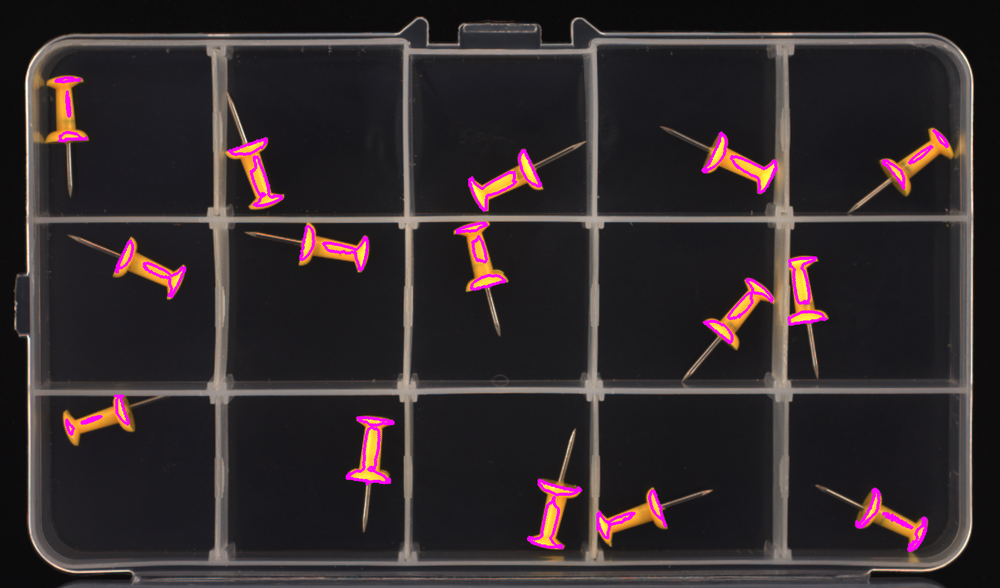
#> input picture test/imagens_pins/pushpins_good_004.png, 1000 x 588 px, shrunk from 1700 x 1000 before the run
$ python -i filters.py   (imports and definitions only)
#> lines starting #> are read from the running program, lines starting #| are printed output that depends on the picture; after the words box and inside, x2 and y2 are one past the last pixel; in counts of white or black regions, pixels touching at a corner belong together
#> further down, picture is the input picture: PIL image 1000x588 RGB; mean R, G, B 49.8, 41.8, 43.5
from PIL import Image, ImageFilter, ImageStat
import numpy as np
from typing import Dict, Any, Tuple

def apply_threshold(image: Image.Image) -> Tuple[Image.Image, Dict[str, Any]]:
    """
    Aplica limiarização (threshold) e retorna análise.

    Returns:
        Tupla com (imagem_processada, dados_análise)
    """
    gray_image = image.convert("L")
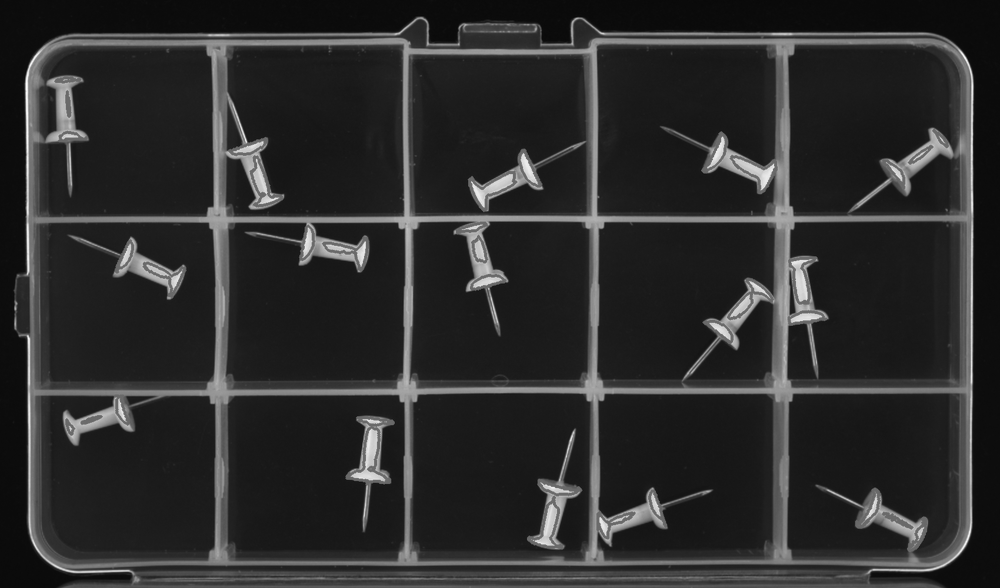
#> gray_image: PIL image 1000x588 L; min 9, max 253, mean 44.4

    histogram = gray_image.histogram()
#> histogram = 256 values, max 61196 at index 26, min 0 at index 0, mean 2296.9
    total_pixels = sum(histogram)
#> total_pixels = 588000

    threshold_value = 128
    sum_total = sum(i * histogram[i] for i in range(256))
#> sum_total = 26091580
    threshold_value = int(sum_total / total_pixels)
#> threshold_value = 44

    threshold_image = gray_image.point(lambda x: 255 if x > threshold_value else 0)
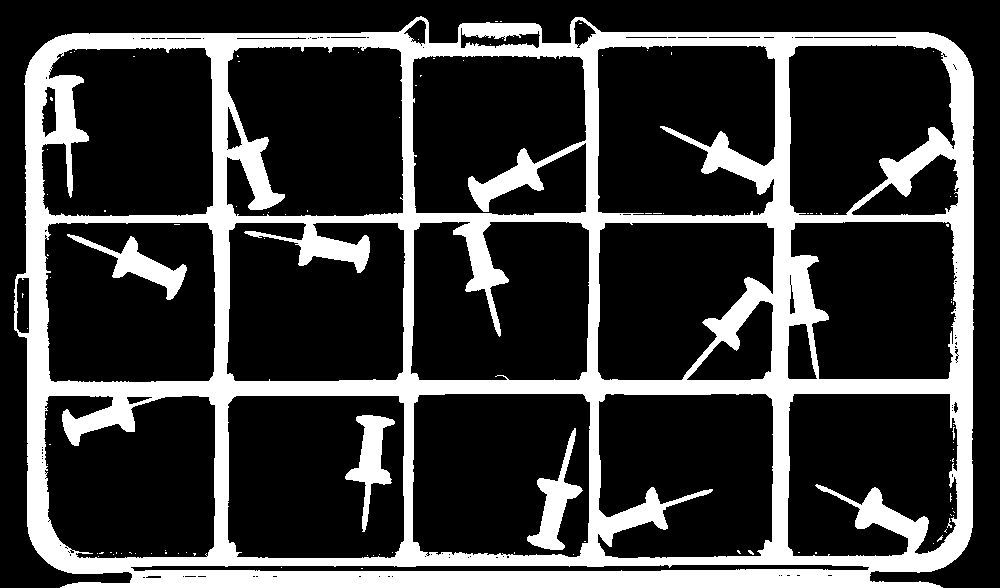
#> threshold_image: PIL image 1000x588 L; 23.4% white; 103 white regions (98 under 20 px), largest, box (x1, y1, x2, y2) and area: (14, 16, 974, 588) 131323, (527, 428, 583, 550) 2113, (345, 415, 395, 532) 2073, (67, 234, 187, 300) 2039, (952, 427, 955, 440) 20

    white_pixels = sum(histogram[i] for i in range(threshold_value + 1, 256))
#> white_pixels = 137840
    black_pixels = total_pixels - white_pixels
#> black_pixels = 450160

    analysis_data = {
        "threshold_value": threshold_value,
        "white_pixels_percentage": round((white_pixels / total_pixels) * 100, 2),
        "black_pixels_percentage": round((black_pixels / total_pixels) * 100, 2),
        "total_pixels": total_pixels,
        "description": f"Limiarização aplicada com valor de corte: {threshold_value}"
    }

    return threshold_image, analysis_data

# [143 lines left out: functions apply_edge_detection, apply_noise_reduction, apply_histogram_analysis, apply_brightness_contrast_analysis, not called in this run]

>>> from PIL import Image
>>> picture = Image.open('../../test/imagens_pins/pushpins_good_004.png')
>>> result = apply_threshold(picture)

$ run again, on test/imagens_pins/pushpins_good_009.png
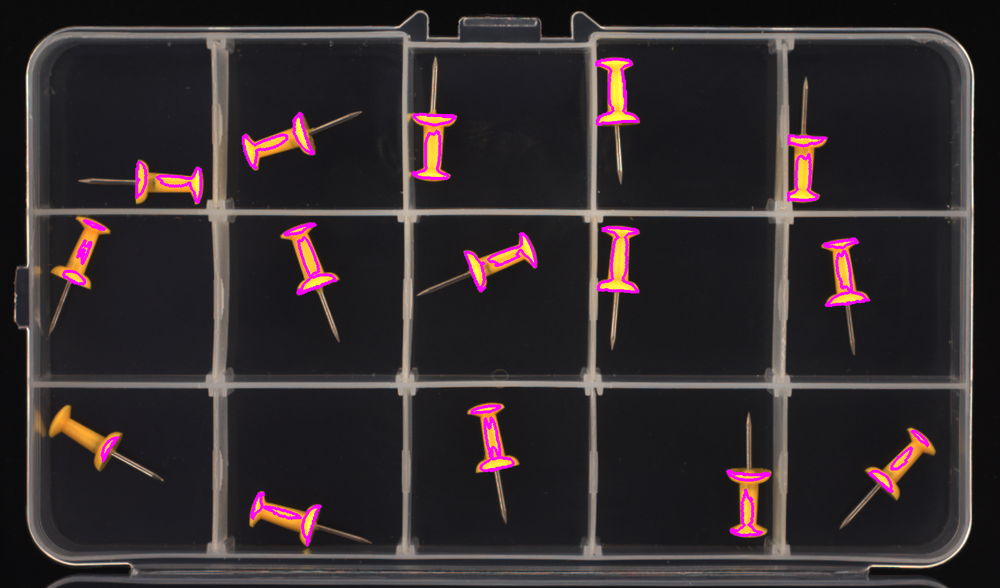
#> input picture test/imagens_pins/pushpins_good_009.png, 1000 x 588 px, shrunk from 1700 x 1000 before the run
#> picture is the input picture: PIL image 1000x588 RGB; mean R, G, B 51.2, 43.5, 45.5
#> in apply_threshold, `gray_image = image.convert("L")`:
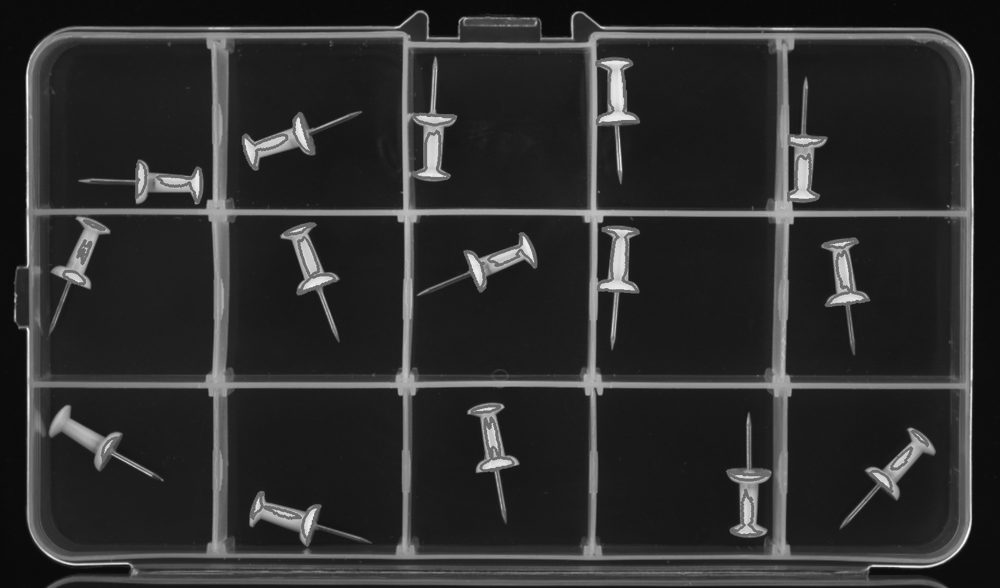
#> gray_image: PIL image 1000x588 L; min 9, max 252, mean 46
#> histogram = 256 values, max 56292 at index 27, min 0 at index 0, mean 2296.9
#> total_pixels = 588000
#> sum_total = 27076982
#> threshold_value = 46
#> in apply_threshold, `threshold_image = gray_image.point(lambda x: 255 if x > threshold_valu..`:
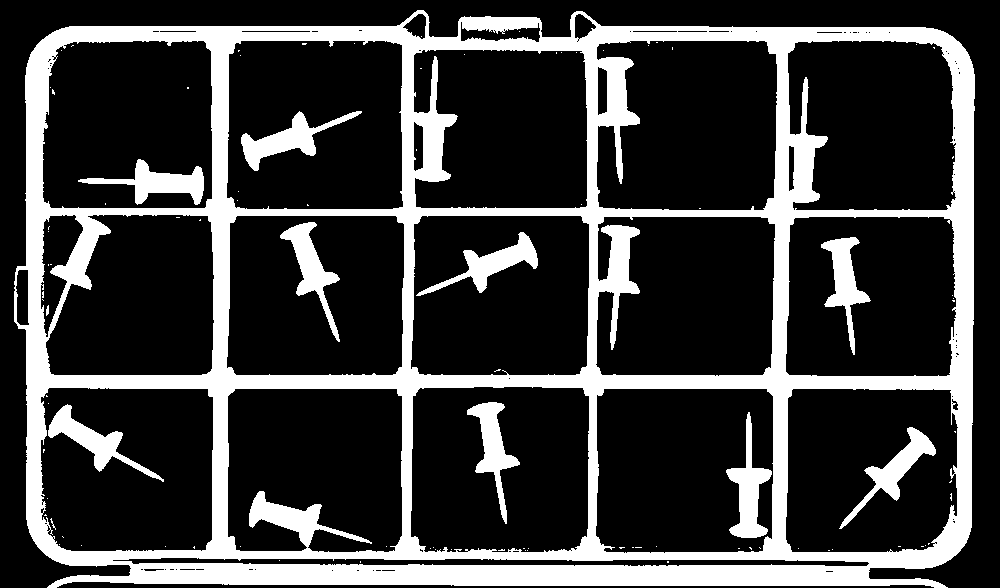
#> threshold_image: PIL image 1000x588 L; 23.5% white; 95 white regions (84 under 20 px), largest, box (x1, y1, x2, y2) and area: (14, 10, 975, 588) 119318, (241, 111, 362, 171) 2159, (726, 412, 772, 538) 2143
#> white_pixels = 138179
#> black_pixels = 449821

$ run again, on test/imagens_pins/pushpins_good_021.png
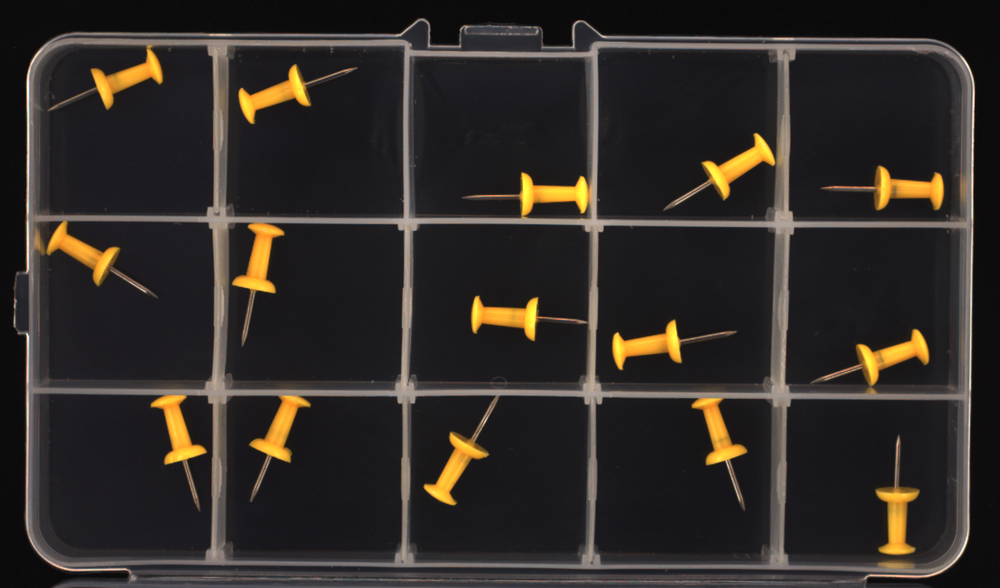
#> input picture test/imagens_pins/pushpins_good_021.png, 1000 x 588 px, shrunk from 1700 x 1000 before the run
#> picture is the input picture: PIL image 1000x588 RGB; mean R, G, B 49.1, 43.7, 40
#> in apply_threshold, `gray_image = image.convert("L")`:
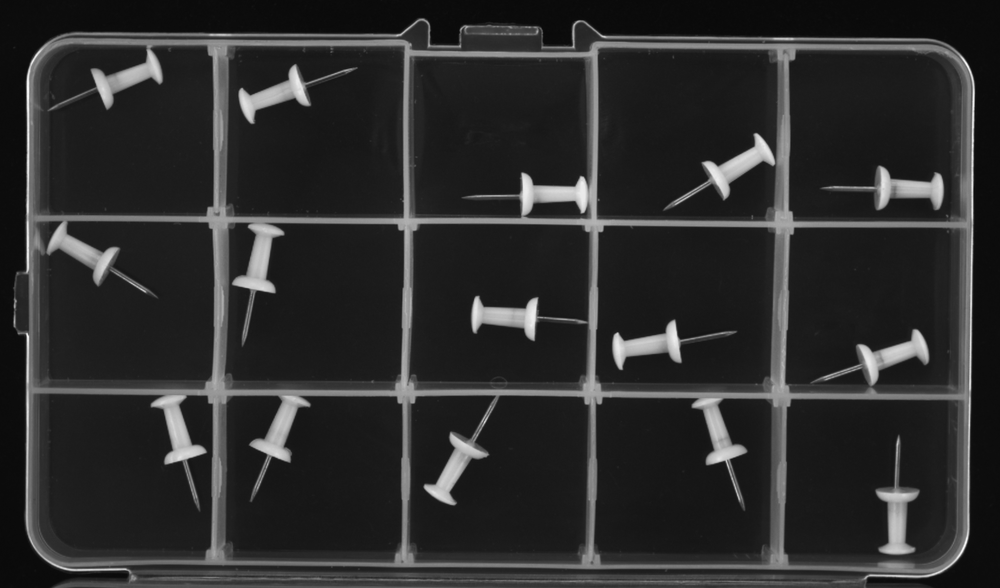
#> gray_image: PIL image 1000x588 L; min 9, max 251, mean 44.9
#> histogram = 256 values, max 59382 at index 25, min 0 at index 0, mean 2296.9
#> total_pixels = 588000
#> sum_total = 26384805
#> threshold_value = 44
#> in apply_threshold, `threshold_image = gray_image.point(lambda x: 255 if x > threshold_valu..`:
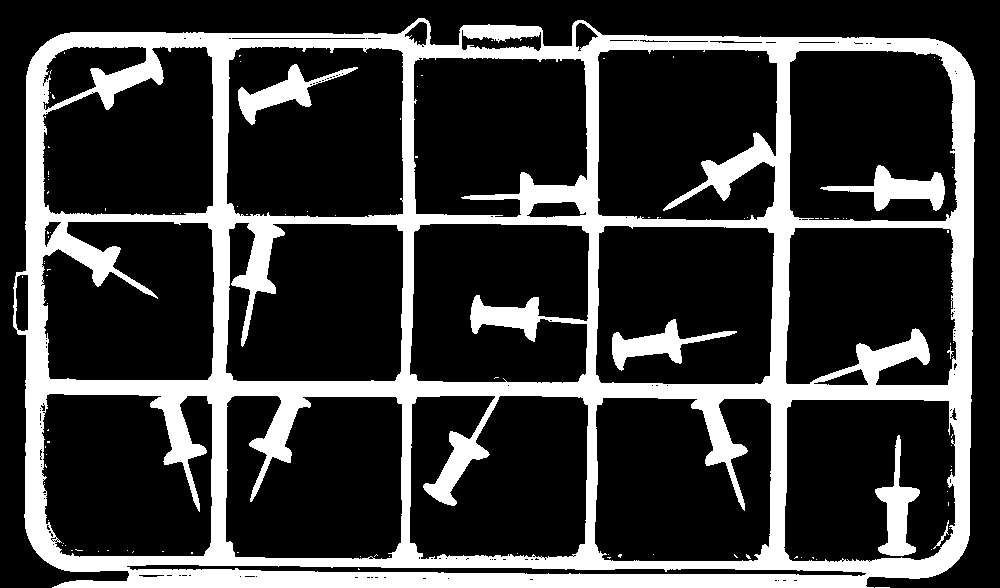
#> threshold_image: PIL image 1000x588 L; 23.1% white; 107 white regions (100 under 20 px), largest, box (x1, y1, x2, y2) and area: (13, 18, 975, 588) 127401, (820, 165, 945, 211) 2136, (875, 435, 920, 556) 2075
#> white_pixels = 135997
#> black_pixels = 452003

$ run again, on test/imagens_pins/pushpins_good_069.png
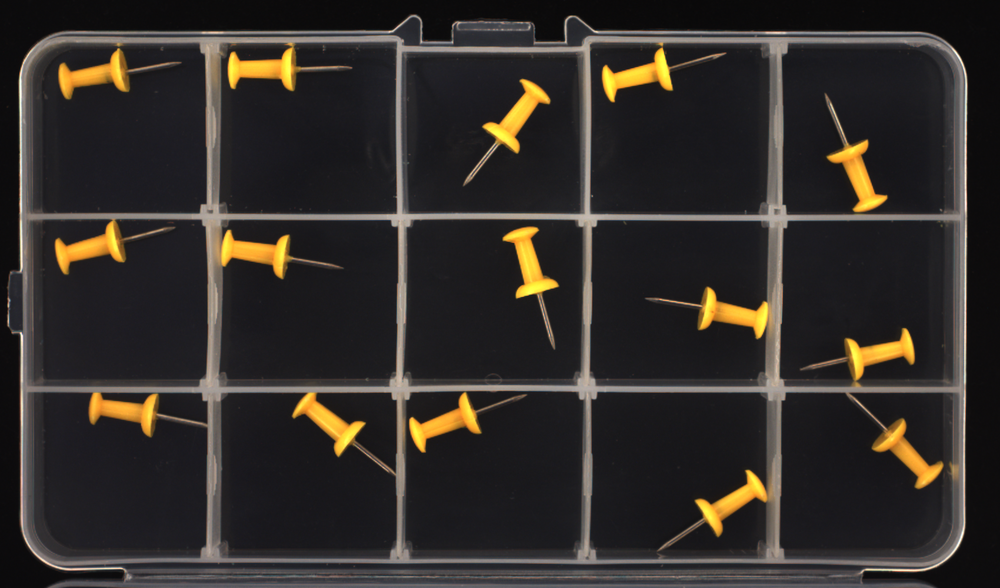
#> input picture test/imagens_pins/pushpins_good_069.png, 1000 x 588 px, shrunk from 1700 x 1000 before the run
#> picture is the input picture: PIL image 1000x588 RGB; mean R, G, B 50.7, 46, 42.2
#> in apply_threshold, `gray_image = image.convert("L")`:
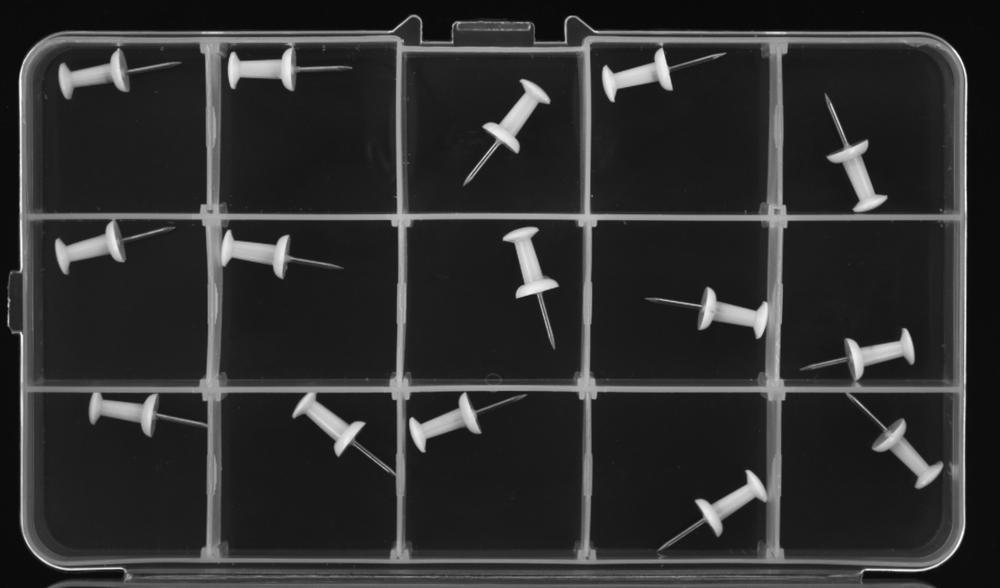
#> gray_image: PIL image 1000x588 L; min 8, max 254, mean 47
#> histogram = 256 values, max 54831 at index 26, min 0 at index 0, mean 2296.9
#> total_pixels = 588000
#> sum_total = 27622129
#> threshold_value = 46
#> in apply_threshold, `threshold_image = gray_image.point(lambda x: 255 if x > threshold_valu..`:
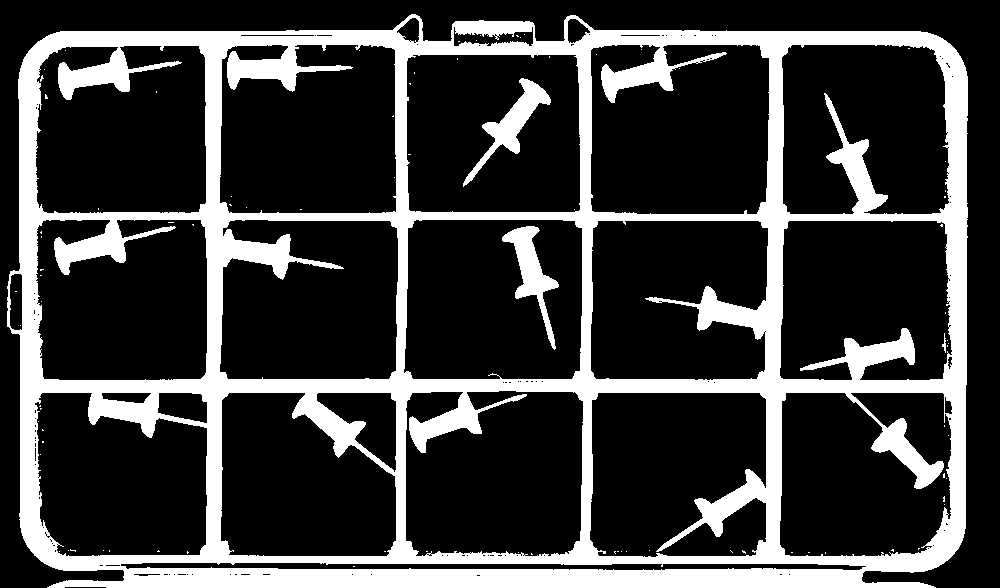
#> threshold_image: PIL image 1000x588 L; 23.4% white; 86 white regions (82 under 20 px), largest, box (x1, y1, x2, y2) and area: (7, 14, 968, 588) 132835, (463, 78, 551, 187) 2129, (502, 226, 559, 350) 2103, (942, 333, 946, 353) 37
#> white_pixels = 137327
#> black_pixels = 450673
